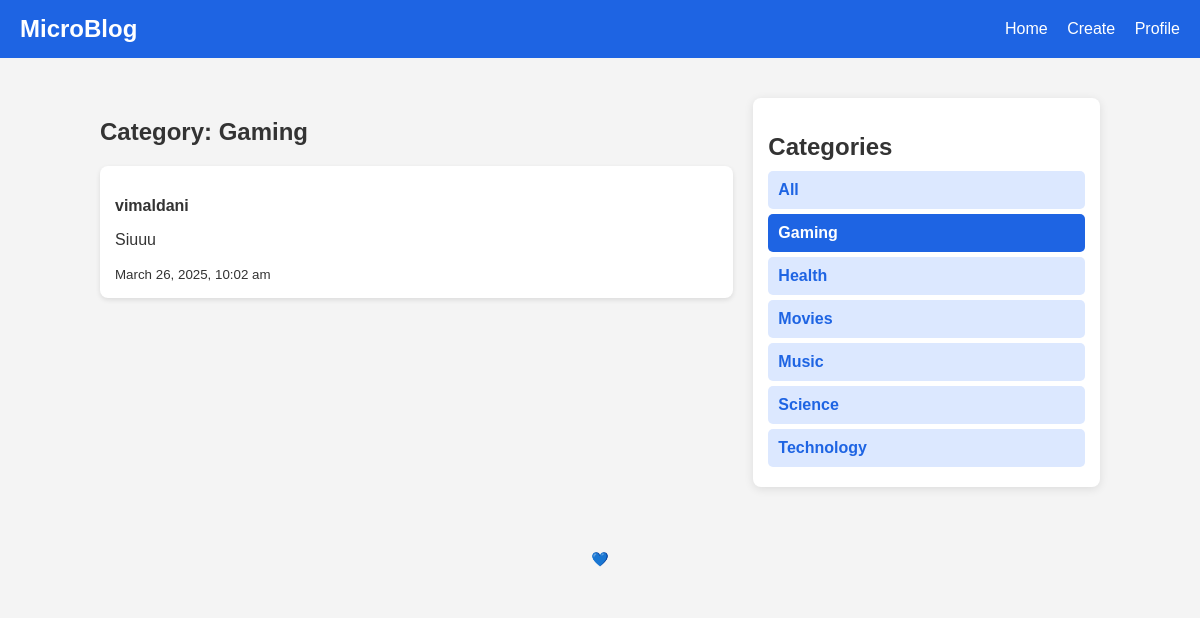
/category.php?id=2, run on the app's committed database.
### tables this page shows
CREATE TABLE `categories` (
  `id` int(11) NOT NULL,
  `name` varchar(100) NOT NULL,
  `description` text DEFAULT NULL,
  `created_at` timestamp NOT NULL DEFAULT current_timestamp()
);

CREATE TABLE `posts` (
  `id` int(11) NOT NULL,
  `user_id` int(11) NOT NULL,
  `category_id` int(11) NOT NULL,
  `content` text NOT NULL,
  `created_at` timestamp NOT NULL DEFAULT current_timestamp()
);

CREATE TABLE `users` (
  `id` int(11) NOT NULL,
  `username` varchar(50) NOT NULL,
  `email` varchar(100) NOT NULL,
  `password_hash` varchar(255) NOT NULL,
  `created_at` timestamp NOT NULL DEFAULT current_timestamp()
);

### category.php (the view, shortened to what this page needs)
<?php
include 'includes/db.php';
$category_id = isset($_GET['id']) ? intval($_GET['id']) : 0;
$categories = $conn->query("SELECT id, name FROM categories ORDER BY name ASC");
$category_name = "Unknown";
$category_stmt = $conn->prepare("SELECT name FROM categories WHERE id = ?");
$category_stmt->bind_param("i", $category_id);
$category_stmt->execute();
$category_result = $category_stmt->get_result();
if ($category_row = $category_result->fetch_assoc()) {
    $category_name = $category_row['name'];
}
$sql = "SELECT posts.id, posts.content, posts.created_at, users.username
        FROM posts
        JOIN users ON posts.user_id = users.id
        WHERE posts.category_id = ?
        ORDER BY posts.created_at DESC";
$stmt = $conn->prepare($sql);
$stmt->bind_param("i", $category_id);
$stmt->execute();
$posts = $stmt->get_result();
?>
<!DOCTYPE html>
<html lang="en">
<head>
    <link rel="stylesheet" href="css/style.css">
</head>
<body>
    <header>
        <h1>MicroBlog</h1>
        <nav>
            <a href="./">Home</a>
            <a href="createpost.php">Create</a>
            <a href="profile.php">Profile</a>
        </nav>
    </header>
    <main class="content-wrapper">
        <section class="recent-posts">
            <h2>Category: <?= htmlspecialchars($category_name) ?></h2>
            <?php if ($posts->num_rows > 0): ?>
                <?php while ($post = $posts->fetch_assoc()): ?>
                    <div class="post">
                        <p><strong><?= htmlspecialchars($post['username']) ?></strong></p>
                        <p><?= nl2br(htmlspecialchars($post['content'])) ?></p>
                        <small><?= date('F j, Y, g:i a', strtotime($post['created_at'])) ?></small>
                    </div>
                <?php endwhile; ?>
            <?php else: ?>
                <p>No posts available in this category.</p>
            <?php endif; ?>
        </section>
        <aside class="categories">
            <h2>Categories</h2>
            <a href="./" class="category-item">All</a>
            <?php if ($categories->num_rows > 0): ?>
                <?php while ($cat = $categories->fetch_assoc()): ?>
                    <a href="category.php?id=<?= $cat['id'] ?>" class="category-item <?= ($cat['id'] == $category_id) ? 'active' : '' ?>">
                        <?= htmlspecialchars($cat['name']) ?>
                    </a>
                <?php endwhile; ?>
            <?php else: ?>
                <p>No categories available.</p>
            <?php endif; ?>
        </aside>
    </main>
    <footer>
        <p>💙</p>
    </footer>
</body>
</html>

### css/style.css (style rules this page uses)
body { margin: 0; font-family: Arial, sans-serif; background: #f4f4f4; color: #333; }
header { background: #1e64e3; color: white; display: flex; justify-content: space-between; align-items: center; padding: 15px 20px; }
header h1 { margin: 0; font-size: 24px; }
nav a { text-decoration: none; color: white; font-size: 16px; margin-left: 15px; transition: opacity 0.3s; }
.content-wrapper { display: flex; max-width: 1000px; margin: 20px auto; padding: 20px; gap: 20px; }
.recent-posts { flex: 2; }
.post { background: white; padding: 15px; margin: 10px 0; border-radius: 8px; box-shadow: 0 2px 5px rgba(0, 0, 0, 0.1); }
.post strong { font-size: 16px; }
.categories { flex: 1; background: white; padding: 15px; border-radius: 8px; box-shadow: 0 2px 10px rgba(0, 0, 0, 0.1); height: fit-content; }
.categories h2 { margin-bottom: 10px; }
.category-item { display: block; background: #dce8ff; padding: 10px; margin: 5px 0; text-decoration: none; color: #1e64e3; font-weight: bold; border-radius: 5px; transition: background 0.3s; }
footer { text-align: center; padding: 10px; background: #f4f4f4; font-size: 14px; margin-top: 20px; }
.category-item.active { background: #1e64e3; color: white; }

### data on the page
categories: name "Gaming"
posts: user.username "vimaldani", content "Siuuu", created_at "March 26, 2025, 10:02 am"
categories: name "Health"
categories: name "Movies"
categories: name "Music"
categories: name "Science"
categories: name "Technology"
